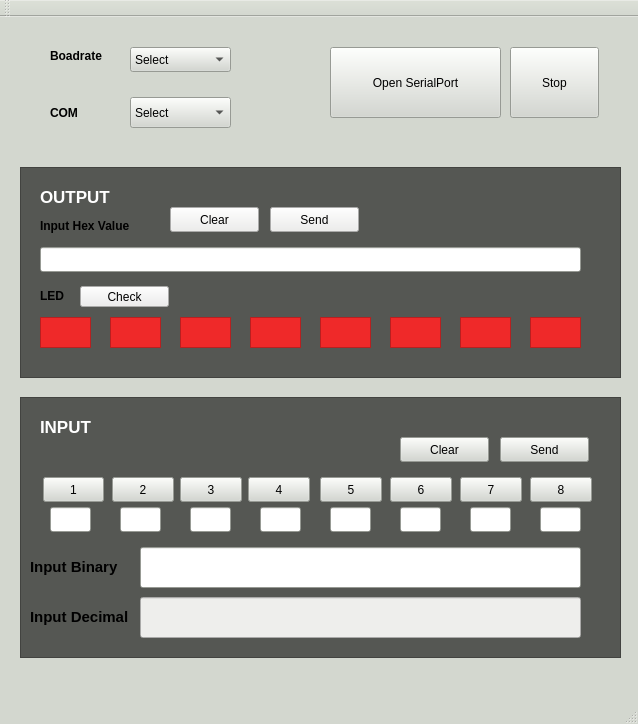
<?xml version="1.0" encoding="UTF-8"?>
<ui version="4.0">
 <class>MainWindow</class>
 <widget class="QMainWindow" name="MainWindow">
  <property name="geometry">
   <rect>
    <x>0</x>
    <y>0</y>
    <width>638</width>
    <height>724</height>
   </rect>
  </property>
  <property name="palette">
   <palette>
    <active>
     <colorrole role="WindowText">
      <brush brushstyle="SolidPattern">
       <color alpha="255">
        <red>0</red>
        <green>0</green>
        <blue>0</blue>
       </color>
      </brush>
     </colorrole>
     <colorrole role="Button">
      <brush brushstyle="SolidPattern">
       <color alpha="255">
        <red>211</red>
        <green>215</green>
        <blue>207</blue>
       </color>
      </brush>
     </colorrole>
     <colorrole role="Light">
      <brush brushstyle="SolidPattern">
       <color alpha="255">
        <red>255</red>
        <green>255</green>
        <blue>255</blue>
       </color>
      </brush>
     </colorrole>
     <colorrole role="Midlight">
      <brush brushstyle="SolidPattern">
       <color alpha="255">
        <red>233</red>
        <green>235</green>
        <blue>231</blue>
       </color>
      </brush>
     </colorrole>
     <colorrole role="Dark">
      <brush brushstyle="SolidPattern">
       <color alpha="255">
        <red>105</red>
        <green>107</green>
        <blue>103</blue>
       </color>
      </brush>
     </colorrole>
     <colorrole role="Mid">
      <brush brushstyle="SolidPattern">
       <color alpha="255">
        <red>141</red>
        <green>143</green>
        <blue>138</blue>
       </color>
      </brush>
     </colorrole>
     <colorrole role="Text">
      <brush brushstyle="SolidPattern">
       <color alpha="255">
        <red>0</red>
        <green>0</green>
        <blue>0</blue>
       </color>
      </brush>
     </colorrole>
     <colorrole role="BrightText">
      <brush brushstyle="SolidPattern">
       <color alpha="255">
        <red>255</red>
        <green>255</green>
        <blue>255</blue>
       </color>
      </brush>
     </colorrole>
     <colorrole role="ButtonText">
      <brush brushstyle="SolidPattern">
       <color alpha="255">
        <red>0</red>
        <green>0</green>
        <blue>0</blue>
       </color>
      </brush>
     </colorrole>
     <colorrole role="Base">
      <brush brushstyle="SolidPattern">
       <color alpha="255">
        <red>255</red>
        <green>255</green>
        <blue>255</blue>
       </color>
      </brush>
     </colorrole>
     <colorrole role="Window">
      <brush brushstyle="SolidPattern">
       <color alpha="255">
        <red>211</red>
        <green>215</green>
        <blue>207</blue>
       </color>
      </brush>
     </colorrole>
     <colorrole role="Shadow">
      <brush brushstyle="SolidPattern">
       <color alpha="255">
        <red>0</red>
        <green>0</green>
        <blue>0</blue>
       </color>
      </brush>
     </colorrole>
     <colorrole role="AlternateBase">
      <brush brushstyle="SolidPattern">
       <color alpha="255">
        <red>233</red>
        <green>235</green>
        <blue>231</blue>
       </color>
      </brush>
     </colorrole>
     <colorrole role="ToolTipBase">
      <brush brushstyle="SolidPattern">
       <color alpha="255">
        <red>255</red>
        <green>255</green>
        <blue>220</blue>
       </color>
      </brush>
     </colorrole>
     <colorrole role="ToolTipText">
      <brush brushstyle="SolidPattern">
       <color alpha="255">
        <red>0</red>
        <green>0</green>
        <blue>0</blue>
       </color>
      </brush>
     </colorrole>
    </active>
    <inactive>
     <colorrole role="WindowText">
      <brush brushstyle="SolidPattern">
       <color alpha="255">
        <red>0</red>
        <green>0</green>
        <blue>0</blue>
       </color>
      </brush>
     </colorrole>
     <colorrole role="Button">
      <brush brushstyle="SolidPattern">
       <color alpha="255">
        <red>211</red>
        <green>215</green>
        <blue>207</blue>
       </color>
      </brush>
     </colorrole>
     <colorrole role="Light">
      <brush brushstyle="SolidPattern">
       <color alpha="255">
        <red>255</red>
        <green>255</green>
        <blue>255</blue>
       </color>
      </brush>
     </colorrole>
     <colorrole role="Midlight">
      <brush brushstyle="SolidPattern">
       <color alpha="255">
        <red>233</red>
        <green>235</green>
        <blue>231</blue>
       </color>
      </brush>
     </colorrole>
     <colorrole role="Dark">
      <brush brushstyle="SolidPattern">
       <color alpha="255">
        <red>105</red>
        <green>107</green>
        <blue>103</blue>
       </color>
      </brush>
     </colorrole>
     <colorrole role="Mid">
      <brush brushstyle="SolidPattern">
       <color alpha="255">
        <red>141</red>
        <green>143</green>
        <blue>138</blue>
       </color>
      </brush>
     </colorrole>
     <colorrole role="Text">
      <brush brushstyle="SolidPattern">
       <color alpha="255">
        <red>0</red>
        <green>0</green>
        <blue>0</blue>
       </color>
      </brush>
     </colorrole>
     <colorrole role="BrightText">
      <brush brushstyle="SolidPattern">
       <color alpha="255">
        <red>255</red>
        <green>255</green>
        <blue>255</blue>
       </color>
      </brush>
     </colorrole>
     <colorrole role="ButtonText">
      <brush brushstyle="SolidPattern">
       <color alpha="255">
        <red>0</red>
        <green>0</green>
        <blue>0</blue>
       </color>
      </brush>
     </colorrole>
     <colorrole role="Base">
      <brush brushstyle="SolidPattern">
       <color alpha="255">
        <red>255</red>
        <green>255</green>
        <blue>255</blue>
       </color>
      </brush>
     </colorrole>
     <colorrole role="Window">
      <brush brushstyle="SolidPattern">
       <color alpha="255">
        <red>211</red>
        <green>215</green>
        <blue>207</blue>
       </color>
      </brush>
     </colorrole>
     <colorrole role="Shadow">
      <brush brushstyle="SolidPattern">
       <color alpha="255">
        <red>0</red>
        <green>0</green>
        <blue>0</blue>
       </color>
      </brush>
     </colorrole>
     <colorrole role="AlternateBase">
      <brush brushstyle="SolidPattern">
       <color alpha="255">
        <red>233</red>
        <green>235</green>
        <blue>231</blue>
       </color>
      </brush>
     </colorrole>
     <colorrole role="ToolTipBase">
      <brush brushstyle="SolidPattern">
       <color alpha="255">
        <red>255</red>
        <green>255</green>
        <blue>220</blue>
       </color>
      </brush>
     </colorrole>
     <colorrole role="ToolTipText">
      <brush brushstyle="SolidPattern">
       <color alpha="255">
        <red>0</red>
        <green>0</green>
        <blue>0</blue>
       </color>
      </brush>
     </colorrole>
    </inactive>
    <disabled>
     <colorrole role="WindowText">
      <brush brushstyle="SolidPattern">
       <color alpha="255">
        <red>105</red>
        <green>107</green>
        <blue>103</blue>
       </color>
      </brush>
     </colorrole>
     <colorrole role="Button">
      <brush brushstyle="SolidPattern">
       <color alpha="255">
        <red>211</red>
        <green>215</green>
        <blue>207</blue>
       </color>
      </brush>
     </colorrole>
     <colorrole role="Light">
      <brush brushstyle="SolidPattern">
       <color alpha="255">
        <red>255</red>
        <green>255</green>
        <blue>255</blue>
       </color>
      </brush>
     </colorrole>
     <colorrole role="Midlight">
      <brush brushstyle="SolidPattern">
       <color alpha="255">
        <red>233</red>
        <green>235</green>
        <blue>231</blue>
       </color>
      </brush>
     </colorrole>
     <colorrole role="Dark">
      <brush brushstyle="SolidPattern">
       <color alpha="255">
        <red>105</red>
        <green>107</green>
        <blue>103</blue>
       </color>
      </brush>
     </colorrole>
     <colorrole role="Mid">
      <brush brushstyle="SolidPattern">
       <color alpha="255">
        <red>141</red>
        <green>143</green>
        <blue>138</blue>
       </color>
      </brush>
     </colorrole>
     <colorrole role="Text">
      <brush brushstyle="SolidPattern">
       <color alpha="255">
        <red>105</red>
        <green>107</green>
        <blue>103</blue>
       </color>
      </brush>
     </colorrole>
     <colorrole role="BrightText">
      <brush brushstyle="SolidPattern">
       <color alpha="255">
        <red>255</red>
        <green>255</green>
        <blue>255</blue>
       </color>
      </brush>
     </colorrole>
     <colorrole role="ButtonText">
      <brush brushstyle="SolidPattern">
       <color alpha="255">
        <red>105</red>
        <green>107</green>
        <blue>103</blue>
       </color>
      </brush>
     </colorrole>
     <colorrole role="Base">
      <brush brushstyle="SolidPattern">
       <color alpha="255">
        <red>211</red>
        <green>215</green>
        <blue>207</blue>
       </color>
      </brush>
     </colorrole>
     <colorrole role="Window">
      <brush brushstyle="SolidPattern">
       <color alpha="255">
        <red>211</red>
        <green>215</green>
        <blue>207</blue>
       </color>
      </brush>
     </colorrole>
     <colorrole role="Shadow">
      <brush brushstyle="SolidPattern">
       <color alpha="255">
        <red>0</red>
        <green>0</green>
        <blue>0</blue>
       </color>
      </brush>
     </colorrole>
     <colorrole role="AlternateBase">
      <brush brushstyle="SolidPattern">
       <color alpha="255">
        <red>211</red>
        <green>215</green>
        <blue>207</blue>
       </color>
      </brush>
     </colorrole>
     <colorrole role="ToolTipBase">
      <brush brushstyle="SolidPattern">
       <color alpha="255">
        <red>255</red>
        <green>255</green>
        <blue>220</blue>
       </color>
      </brush>
     </colorrole>
     <colorrole role="ToolTipText">
      <brush brushstyle="SolidPattern">
       <color alpha="255">
        <red>0</red>
        <green>0</green>
        <blue>0</blue>
       </color>
      </brush>
     </colorrole>
    </disabled>
   </palette>
  </property>
  <property name="windowTitle">
   <string>MainWindow</string>
  </property>
  <widget class="QWidget" name="centralWidget">
   <widget class="QLineEdit" name="hex_value">
    <property name="geometry">
     <rect>
      <x>40</x>
      <y>230</y>
      <width>541</width>
      <height>25</height>
     </rect>
    </property>
   </widget>
   <widget class="QLabel" name="label">
    <property name="geometry">
     <rect>
      <x>40</x>
      <y>200</y>
      <width>121</width>
      <height>17</height>
     </rect>
    </property>
    <property name="font">
     <font>
      <weight>75</weight>
      <bold>true</bold>
     </font>
    </property>
    <property name="text">
     <string>Input Hex Value</string>
    </property>
   </widget>
   <widget class="QLineEdit" name="result_view">
    <property name="geometry">
     <rect>
      <x>140</x>
      <y>530</y>
      <width>441</width>
      <height>41</height>
     </rect>
    </property>
   </widget>
   <widget class="QLabel" name="label_2">
    <property name="geometry">
     <rect>
      <x>40</x>
      <y>270</y>
      <width>67</width>
      <height>17</height>
     </rect>
    </property>
    <property name="font">
     <font>
      <weight>75</weight>
      <bold>true</bold>
     </font>
    </property>
    <property name="text">
     <string>LED</string>
    </property>
   </widget>
   <widget class="QFrame" name="led1">
    <property name="geometry">
     <rect>
      <x>40</x>
      <y>300</y>
      <width>51</width>
      <height>31</height>
     </rect>
    </property>
    <property name="styleSheet">
     <string notr="true">background-color: rgb(239, 41, 41);</string>
    </property>
    <property name="frameShape">
     <enum>QFrame::StyledPanel</enum>
    </property>
    <property name="frameShadow">
     <enum>QFrame::Raised</enum>
    </property>
   </widget>
   <widget class="QFrame" name="led2">
    <property name="geometry">
     <rect>
      <x>110</x>
      <y>300</y>
      <width>51</width>
      <height>31</height>
     </rect>
    </property>
    <property name="styleSheet">
     <string notr="true">background-color: rgb(239, 41, 41);</string>
    </property>
    <property name="frameShape">
     <enum>QFrame::StyledPanel</enum>
    </property>
    <property name="frameShadow">
     <enum>QFrame::Raised</enum>
    </property>
   </widget>
   <widget class="QFrame" name="led8">
    <property name="geometry">
     <rect>
      <x>530</x>
      <y>300</y>
      <width>51</width>
      <height>31</height>
     </rect>
    </property>
    <property name="styleSheet">
     <string notr="true">background-color: rgb(239, 41, 41);</string>
    </property>
    <property name="frameShape">
     <enum>QFrame::StyledPanel</enum>
    </property>
    <property name="frameShadow">
     <enum>QFrame::Raised</enum>
    </property>
   </widget>
   <widget class="QFrame" name="led6">
    <property name="geometry">
     <rect>
      <x>390</x>
      <y>300</y>
      <width>51</width>
      <height>31</height>
     </rect>
    </property>
    <property name="styleSheet">
     <string notr="true">background-color: rgb(239, 41, 41);</string>
    </property>
    <property name="frameShape">
     <enum>QFrame::StyledPanel</enum>
    </property>
    <property name="frameShadow">
     <enum>QFrame::Raised</enum>
    </property>
   </widget>
   <widget class="QFrame" name="led5">
    <property name="geometry">
     <rect>
      <x>320</x>
      <y>300</y>
      <width>51</width>
      <height>31</height>
     </rect>
    </property>
    <property name="styleSheet">
     <string notr="true">background-color: rgb(239, 41, 41);</string>
    </property>
    <property name="frameShape">
     <enum>QFrame::StyledPanel</enum>
    </property>
    <property name="frameShadow">
     <enum>QFrame::Raised</enum>
    </property>
   </widget>
   <widget class="QFrame" name="led7">
    <property name="geometry">
     <rect>
      <x>460</x>
      <y>300</y>
      <width>51</width>
      <height>31</height>
     </rect>
    </property>
    <property name="styleSheet">
     <string notr="true">background-color: rgb(239, 41, 41);</string>
    </property>
    <property name="frameShape">
     <enum>QFrame::StyledPanel</enum>
    </property>
    <property name="frameShadow">
     <enum>QFrame::Raised</enum>
    </property>
   </widget>
   <widget class="QFrame" name="led3">
    <property name="geometry">
     <rect>
      <x>180</x>
      <y>300</y>
      <width>51</width>
      <height>31</height>
     </rect>
    </property>
    <property name="styleSheet">
     <string notr="true">background-color: rgb(239, 41, 41);</string>
    </property>
    <property name="frameShape">
     <enum>QFrame::StyledPanel</enum>
    </property>
    <property name="frameShadow">
     <enum>QFrame::Raised</enum>
    </property>
   </widget>
   <widget class="QFrame" name="led4">
    <property name="geometry">
     <rect>
      <x>250</x>
      <y>300</y>
      <width>51</width>
      <height>31</height>
     </rect>
    </property>
    <property name="styleSheet">
     <string notr="true">background-color: rgb(239, 41, 41);</string>
    </property>
    <property name="frameShape">
     <enum>QFrame::StyledPanel</enum>
    </property>
    <property name="frameShadow">
     <enum>QFrame::Raised</enum>
    </property>
   </widget>
   <widget class="QPushButton" name="openBtn">
    <property name="geometry">
     <rect>
      <x>330</x>
      <y>30</y>
      <width>171</width>
      <height>71</height>
     </rect>
    </property>
    <property name="text">
     <string>Open SerialPort</string>
    </property>
   </widget>
   <widget class="QLineEdit" name="input_value6">
    <property name="geometry">
     <rect>
      <x>400</x>
      <y>490</y>
      <width>41</width>
      <height>25</height>
     </rect>
    </property>
   </widget>
   <widget class="QLineEdit" name="input_value5">
    <property name="geometry">
     <rect>
      <x>330</x>
      <y>490</y>
      <width>41</width>
      <height>25</height>
     </rect>
    </property>
   </widget>
   <widget class="QLineEdit" name="input_value7">
    <property name="geometry">
     <rect>
      <x>470</x>
      <y>490</y>
      <width>41</width>
      <height>25</height>
     </rect>
    </property>
   </widget>
   <widget class="QLineEdit" name="input_value1">
    <property name="geometry">
     <rect>
      <x>50</x>
      <y>490</y>
      <width>41</width>
      <height>25</height>
     </rect>
    </property>
   </widget>
   <widget class="QLineEdit" name="input_value4">
    <property name="geometry">
     <rect>
      <x>260</x>
      <y>490</y>
      <width>41</width>
      <height>25</height>
     </rect>
    </property>
   </widget>
   <widget class="QLineEdit" name="input_value2">
    <property name="geometry">
     <rect>
      <x>120</x>
      <y>490</y>
      <width>41</width>
      <height>25</height>
     </rect>
    </property>
   </widget>
   <widget class="QLineEdit" name="input_value3">
    <property name="geometry">
     <rect>
      <x>190</x>
      <y>490</y>
      <width>41</width>
      <height>25</height>
     </rect>
    </property>
   </widget>
   <widget class="QLineEdit" name="input_value8">
    <property name="geometry">
     <rect>
      <x>540</x>
      <y>490</y>
      <width>41</width>
      <height>25</height>
     </rect>
    </property>
   </widget>
   <widget class="QPushButton" name="btn8">
    <property name="geometry">
     <rect>
      <x>530</x>
      <y>460</y>
      <width>62</width>
      <height>25</height>
     </rect>
    </property>
    <property name="text">
     <string>8</string>
    </property>
   </widget>
   <widget class="QPushButton" name="btn3">
    <property name="geometry">
     <rect>
      <x>180</x>
      <y>460</y>
      <width>62</width>
      <height>25</height>
     </rect>
    </property>
    <property name="text">
     <string>3</string>
    </property>
   </widget>
   <widget class="QPushButton" name="btn4">
    <property name="geometry">
     <rect>
      <x>248</x>
      <y>460</y>
      <width>62</width>
      <height>25</height>
     </rect>
    </property>
    <property name="text">
     <string>4</string>
    </property>
   </widget>
   <widget class="QPushButton" name="btn5">
    <property name="geometry">
     <rect>
      <x>320</x>
      <y>460</y>
      <width>62</width>
      <height>25</height>
     </rect>
    </property>
    <property name="text">
     <string>5</string>
    </property>
   </widget>
   <widget class="QPushButton" name="btn7">
    <property name="geometry">
     <rect>
      <x>460</x>
      <y>460</y>
      <width>62</width>
      <height>25</height>
     </rect>
    </property>
    <property name="text">
     <string>7</string>
    </property>
   </widget>
   <widget class="QPushButton" name="btn6">
    <property name="geometry">
     <rect>
      <x>390</x>
      <y>460</y>
      <width>62</width>
      <height>25</height>
     </rect>
    </property>
    <property name="text">
     <string>6</string>
    </property>
   </widget>
   <widget class="QPushButton" name="btn2">
    <property name="geometry">
     <rect>
      <x>112</x>
      <y>460</y>
      <width>62</width>
      <height>25</height>
     </rect>
    </property>
    <property name="text">
     <string>2</string>
    </property>
   </widget>
   <widget class="QPushButton" name="btn1">
    <property name="geometry">
     <rect>
      <x>43</x>
      <y>460</y>
      <width>61</width>
      <height>25</height>
     </rect>
    </property>
    <property name="text">
     <string>1</string>
    </property>
   </widget>
   <widget class="QPushButton" name="sendBtn_2">
    <property name="geometry">
     <rect>
      <x>500</x>
      <y>420</y>
      <width>89</width>
      <height>25</height>
     </rect>
    </property>
    <property name="text">
     <string>Send</string>
    </property>
   </widget>
   <widget class="QPushButton" name="stopBtn">
    <property name="geometry">
     <rect>
      <x>510</x>
      <y>30</y>
      <width>89</width>
      <height>71</height>
     </rect>
    </property>
    <property name="text">
     <string>Stop</string>
    </property>
   </widget>
   <widget class="QComboBox" name="comboBox">
    <property name="geometry">
     <rect>
      <x>130</x>
      <y>30</y>
      <width>101</width>
      <height>25</height>
     </rect>
    </property>
    <item>
     <property name="text">
      <string>Select</string>
     </property>
    </item>
    <item>
     <property name="text">
      <string>115200</string>
     </property>
    </item>
   </widget>
   <widget class="QComboBox" name="comboBox_2">
    <property name="geometry">
     <rect>
      <x>130</x>
      <y>80</y>
      <width>101</width>
      <height>31</height>
     </rect>
    </property>
    <item>
     <property name="text">
      <string>Select</string>
     </property>
    </item>
    <item>
     <property name="text">
      <string>COM1</string>
     </property>
    </item>
    <item>
     <property name="text">
      <string>COM2</string>
     </property>
    </item>
    <item>
     <property name="text">
      <string>COM3</string>
     </property>
    </item>
    <item>
     <property name="text">
      <string>COM4</string>
     </property>
    </item>
    <item>
     <property name="text">
      <string>COM5</string>
     </property>
    </item>
    <item>
     <property name="text">
      <string>COM6</string>
     </property>
    </item>
   </widget>
   <widget class="QLabel" name="label_3">
    <property name="geometry">
     <rect>
      <x>50</x>
      <y>80</y>
      <width>41</width>
      <height>31</height>
     </rect>
    </property>
    <property name="font">
     <font>
      <weight>75</weight>
      <bold>true</bold>
     </font>
    </property>
    <property name="text">
     <string>COM</string>
    </property>
   </widget>
   <widget class="QLabel" name="label_4">
    <property name="geometry">
     <rect>
      <x>50</x>
      <y>30</y>
      <width>71</width>
      <height>17</height>
     </rect>
    </property>
    <property name="font">
     <font>
      <weight>75</weight>
      <bold>true</bold>
     </font>
    </property>
    <property name="text">
     <string>Boadrate</string>
    </property>
   </widget>
   <widget class="QPushButton" name="clearBtn_2">
    <property name="geometry">
     <rect>
      <x>400</x>
      <y>420</y>
      <width>89</width>
      <height>25</height>
     </rect>
    </property>
    <property name="text">
     <string>Clear</string>
    </property>
   </widget>
   <widget class="QFrame" name="frame">
    <property name="geometry">
     <rect>
      <x>20</x>
      <y>150</y>
      <width>601</width>
      <height>211</height>
     </rect>
    </property>
    <property name="styleSheet">
     <string notr="true">background-color: rgb(85, 87, 83);</string>
    </property>
    <property name="frameShape">
     <enum>QFrame::StyledPanel</enum>
    </property>
    <property name="frameShadow">
     <enum>QFrame::Raised</enum>
    </property>
    <widget class="QLabel" name="label_5">
     <property name="geometry">
      <rect>
       <x>20</x>
       <y>20</y>
       <width>81</width>
       <height>17</height>
      </rect>
     </property>
     <property name="font">
      <font>
       <pointsize>13</pointsize>
       <weight>75</weight>
       <bold>true</bold>
       <underline>false</underline>
      </font>
     </property>
     <property name="text">
      <string>&lt;!DOCTYPE HTML PUBLIC &quot;-//W3C//DTD HTML 4.0//EN&quot; &quot;http://www.w3.org/TR/REC-html40/strict.dtd&quot;&gt;
&lt;html&gt;&lt;head&gt;&lt;meta name=&quot;qrichtext&quot; content=&quot;1&quot; /&gt;&lt;style type=&quot;text/css&quot;&gt;
p, li { white-space: pre-wrap; }
&lt;/style&gt;&lt;/head&gt;&lt;body style=&quot; font-family:'Ubuntu'; font-size:13pt; font-weight:600; font-style:normal;&quot;&gt;
&lt;p style=&quot; margin-top:0px; margin-bottom:0px; margin-left:0px; margin-right:0px; -qt-block-indent:0; text-indent:0px;&quot;&gt;&lt;span style=&quot; color:#ffffff;&quot;&gt;OUTPUT&lt;/span&gt;&lt;/p&gt;&lt;/body&gt;&lt;/html&gt;</string>
     </property>
    </widget>
    <widget class="QPushButton" name="ledBtn">
     <property name="geometry">
      <rect>
       <x>60</x>
       <y>119</y>
       <width>89</width>
       <height>21</height>
      </rect>
     </property>
     <property name="styleSheet">
      <string notr="true">background-color: rgb(238, 238, 236);</string>
     </property>
     <property name="text">
      <string>Check</string>
     </property>
    </widget>
    <widget class="QPushButton" name="sendBtn">
     <property name="geometry">
      <rect>
       <x>250</x>
       <y>40</y>
       <width>89</width>
       <height>25</height>
      </rect>
     </property>
     <property name="styleSheet">
      <string notr="true">background-color: rgb(238, 238, 236);</string>
     </property>
     <property name="text">
      <string>Send</string>
     </property>
    </widget>
    <widget class="QPushButton" name="clearBtn">
     <property name="geometry">
      <rect>
       <x>150</x>
       <y>40</y>
       <width>89</width>
       <height>25</height>
      </rect>
     </property>
     <property name="styleSheet">
      <string notr="true">background-color: rgb(238, 238, 236);</string>
     </property>
     <property name="text">
      <string>Clear</string>
     </property>
    </widget>
   </widget>
   <widget class="QFrame" name="frame_2">
    <property name="geometry">
     <rect>
      <x>20</x>
      <y>380</y>
      <width>601</width>
      <height>261</height>
     </rect>
    </property>
    <property name="styleSheet">
     <string notr="true">background-color: rgb(85, 87, 83);</string>
    </property>
    <property name="frameShape">
     <enum>QFrame::StyledPanel</enum>
    </property>
    <property name="frameShadow">
     <enum>QFrame::Raised</enum>
    </property>
    <widget class="QLabel" name="label_6">
     <property name="geometry">
      <rect>
       <x>20</x>
       <y>20</y>
       <width>81</width>
       <height>17</height>
      </rect>
     </property>
     <property name="font">
      <font>
       <pointsize>13</pointsize>
       <weight>75</weight>
       <bold>true</bold>
       <underline>false</underline>
      </font>
     </property>
     <property name="text">
      <string>&lt;html&gt;&lt;head/&gt;&lt;body&gt;&lt;p&gt;&lt;span style=&quot; color:#ffffff;&quot;&gt;INPUT&lt;/span&gt;&lt;/p&gt;&lt;/body&gt;&lt;/html&gt;</string>
     </property>
    </widget>
    <widget class="QLineEdit" name="result_view_2">
     <property name="geometry">
      <rect>
       <x>120</x>
       <y>200</y>
       <width>441</width>
       <height>41</height>
      </rect>
     </property>
     <property name="styleSheet">
      <string notr="true">background-color: rgb(238, 238, 236);</string>
     </property>
    </widget>
    <widget class="QLabel" name="label_7">
     <property name="geometry">
      <rect>
       <x>10</x>
       <y>160</y>
       <width>101</width>
       <height>20</height>
      </rect>
     </property>
     <property name="font">
      <font>
       <pointsize>11</pointsize>
       <weight>75</weight>
       <bold>true</bold>
      </font>
     </property>
     <property name="text">
      <string>Input Binary</string>
     </property>
    </widget>
    <widget class="QLabel" name="label_8">
     <property name="geometry">
      <rect>
       <x>10</x>
       <y>210</y>
       <width>101</width>
       <height>20</height>
      </rect>
     </property>
     <property name="font">
      <font>
       <pointsize>11</pointsize>
       <weight>75</weight>
       <bold>true</bold>
      </font>
     </property>
     <property name="text">
      <string>Input Decimal</string>
     </property>
    </widget>
   </widget>
   <zorder>frame_2</zorder>
   <zorder>frame</zorder>
   <zorder>hex_value</zorder>
   <zorder>label</zorder>
   <zorder>result_view</zorder>
   <zorder>label_2</zorder>
   <zorder>led1</zorder>
   <zorder>led2</zorder>
   <zorder>led8</zorder>
   <zorder>led6</zorder>
   <zorder>led5</zorder>
   <zorder>led7</zorder>
   <zorder>led3</zorder>
   <zorder>led4</zorder>
   <zorder>openBtn</zorder>
   <zorder>input_value6</zorder>
   <zorder>input_value5</zorder>
   <zorder>input_value7</zorder>
   <zorder>input_value1</zorder>
   <zorder>input_value4</zorder>
   <zorder>input_value2</zorder>
   <zorder>input_value3</zorder>
   <zorder>input_value8</zorder>
   <zorder>btn8</zorder>
   <zorder>btn3</zorder>
   <zorder>btn4</zorder>
   <zorder>btn5</zorder>
   <zorder>btn7</zorder>
   <zorder>btn6</zorder>
   <zorder>btn2</zorder>
   <zorder>btn1</zorder>
   <zorder>sendBtn_2</zorder>
   <zorder>stopBtn</zorder>
   <zorder>comboBox</zorder>
   <zorder>comboBox_2</zorder>
   <zorder>label_3</zorder>
   <zorder>label_4</zorder>
   <zorder>clearBtn_2</zorder>
  </widget>
  <widget class="QMenuBar" name="menuBar">
   <property name="geometry">
    <rect>
     <x>0</x>
     <y>0</y>
     <width>638</width>
     <height>22</height>
    </rect>
   </property>
  </widget>
  <widget class="QToolBar" name="mainToolBar">
   <attribute name="toolBarArea">
    <enum>TopToolBarArea</enum>
   </attribute>
   <attribute name="toolBarBreak">
    <bool>false</bool>
   </attribute>
  </widget>
  <widget class="QStatusBar" name="statusBar"/>
 </widget>
 <layoutdefault spacing="6" margin="11"/>
 <resources/>
 <connections/>
</ui>
